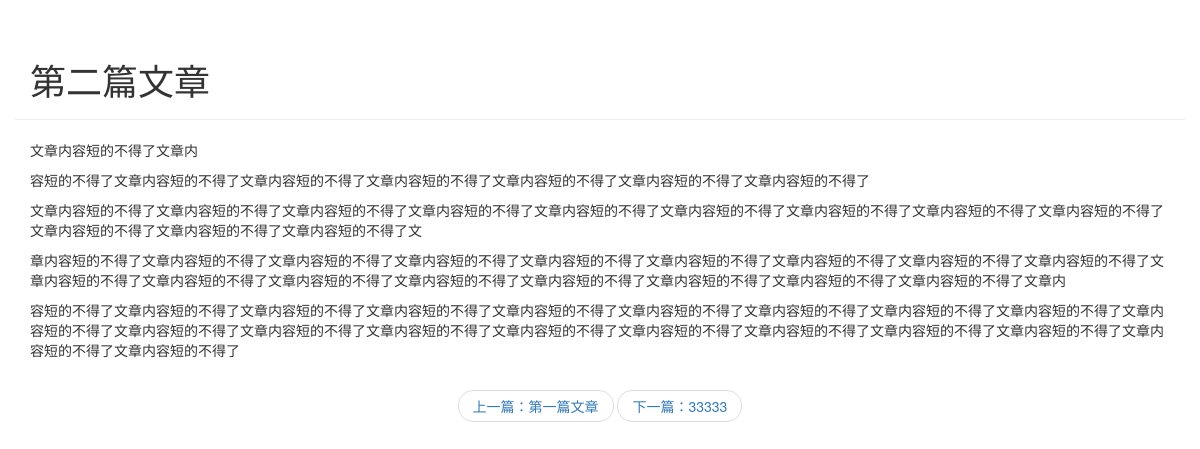
The app's page /blog/detail/2 with its own data.
### blog/models.py (models this page shows, shortened)
class Article(models.Model):
    article_id = models.AutoField(primary_key=True)
    title = models.TextField()
    brief_content = models.TextField()
    content = models.TextField()
    publish_date = models.DateTimeField(auto_now=True)

### blog/views.py (the view)
# urls.py: path('detail/<int:article_id>', blog.views.get_detail_page),
def get_detail_page(requset, article_id):
    all_article = Article.objects.all()
    curr_article = None
    previous_index = 0
    next_index = 0
    previous_article = None
    next_article = None
    for index, acticle in enumerate(all_article):
        if index == 0:
            previous_index = 0
            next_index = index + 1
        elif index == len(all_article) - 1:
            previous_index = index - 1
            next_index = index
        else:
            previous_index = index - 1
            next_index = index + 1
        if acticle.article_id == article_id:
            curr_article = acticle
            previous_article = all_article[previous_index]
            next_article = all_article[next_index]
            break
    section_list = curr_article.content.split('\n')
    return render(requset, 'blog/detail.html', {
        'curr_article': curr_article,
        'section_list': section_list,
        'previous_article': previous_article,
        'next_article': next_article
    })

### blog/templates/blog/detail.html (shortened to what this page needs)
<!DOCTYPE html>
<html lang="en">
<head>
    <link rel="stylesheet" href="https://cdn.jsdelivr.net/npm/bootstrap@3.3.7/dist/css/bootstrap.min.css"
>
</head>
<body>
<div class="container page-header">
    <h1>{{ curr_article.title }}</h1>
</div>
<div class="container body-main">
    <div>
        {% for section in section_list %}
            <p>{{ section }}</p>
        {% endfor %}
    </div>
</div>
<div>
    <nav aria-label="">
        <ul class="pager">
            <li><a href="/blog/detail/{{ previous_article.article_id }}">上一篇：{{ previous_article.title }}</a></li>
            <li><a href="/blog/detail/{{ next_article.article_id }}">下一篇：{{ next_article.title }}</a></li>
        </ul>
    </nav>
</div>
</body>
</html>

### records on screen
Article: title "第二篇文章"
Article: title "第一篇文章"
Article: title "33333"

### other values on screen
{{ section }} "文章内容短的不得了文章内" "容短的不得了文章内容短的不得了文章内容短的不得了文章内容短的不得了文章内容短的不得了文章内容短的不得了文章内容短的不得了" "文章内容短的不得了文章内容短的不得了文章内容短的不得了文章内容短的不得了文章内容短的不得了文章内容短的不得了文章内容短的不得了文章内容短的不得了文章内容短的不得了文章内容短的不得了文章内容短的不得了文章内容短的不得了文" "章内容短的不得了文章内容短的不得了文章内容短的不得了文章内容短的不得了文章内容短的不得了文章内容短的不得了文章内容短的不得了文章内容短的不得了文章内容短的不得了文章内容短的不得了文章内容短的不得了文章内容短的不得了文章内容短的不得了文章内容短的不得了文章内容短的不得了文章内容短的不得了文章内容短的不得了文章内" "容短的不得了文章内容短的不得了文章内容短的不得了文章内容短的不得了文章内容短的不得了文章内容短的不得了文章内容短的不得了文章内容短的不得了文章内容短的不得了文章内容短的不得了文章内容短的不得了文章内容短的不得了文章内容短的不得了文章内容短的不得了文章内容短的不得了文章内容短的不得了文章内容短的不得了文章内容短的不得了文章内容短的不得了文章内容短的不得了"
